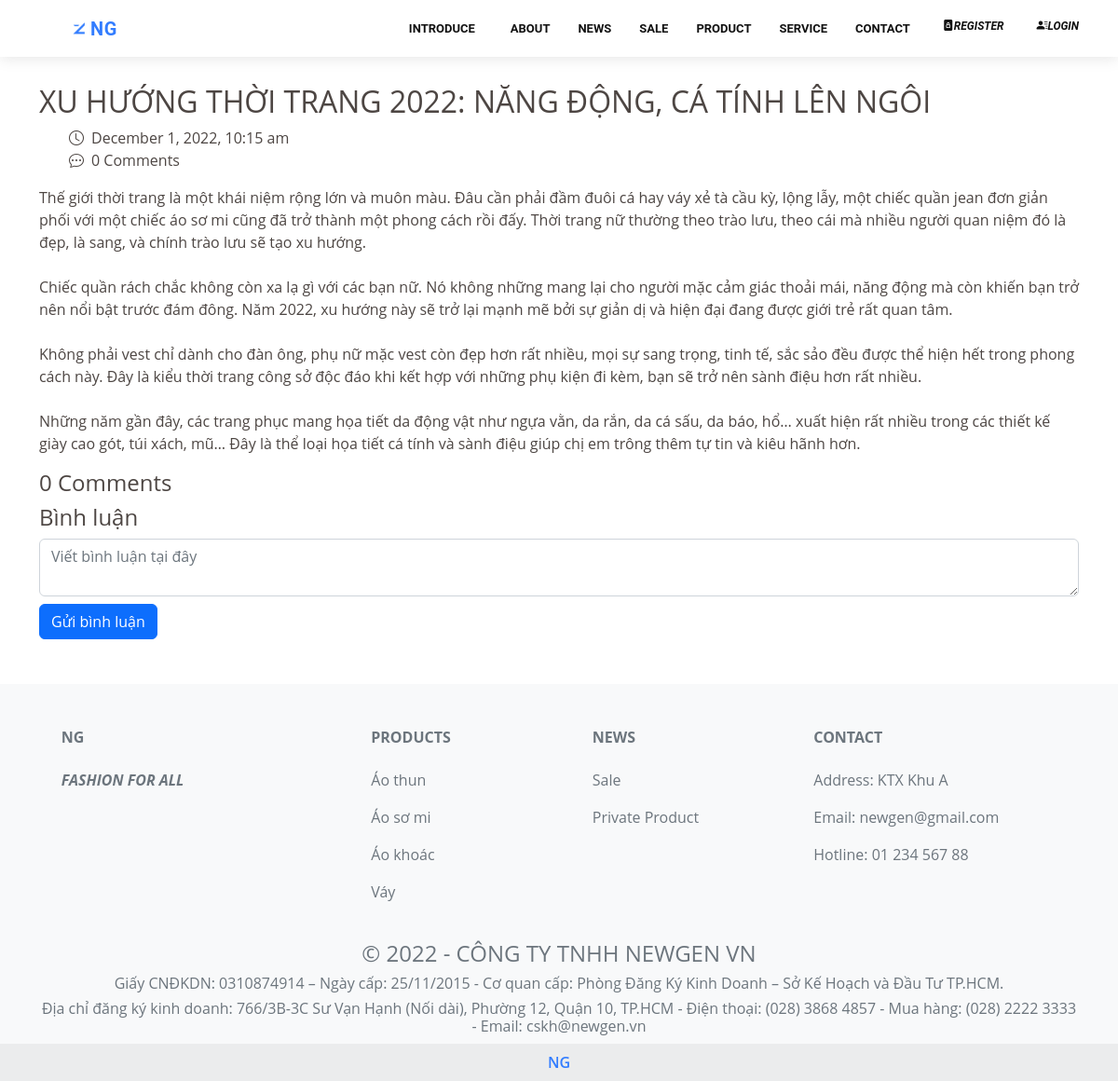
The app's page /index.php?page=main&controller=detail_blog&id=3&action=index with its own data.
### tables this page shows
CREATE TABLE `news` (
  `id` int(11) NOT NULL,
  `status` tinyint(1) DEFAULT NULL,
  `date` datetime DEFAULT NULL,
  `description` varchar(1000) DEFAULT NULL,
  `content` varchar(10000) DEFAULT NULL,
  `title` varchar(255) DEFAULT NULL
);

### controllers/main/detail_blog_controller.php (called while the page is built, shortened)
<?php
require_once('controllers/main/base_controller.php');
require_once('models/news.php');
require_once('models/comment.php');
class DetailBlogController extends BaseController
{
	public function index()
	{
		$newses = News::getAllShow();
		$recent = News::recentNews();
		foreach ($newses as $news)
		{
			$news->comments = Comment::getCommentByNews($news->id);
		}
		$count = intdiv(count($newses), 4) + 1;
		$data = array('newses' => $newses, 'recent' => $recent, 'count' => $count);
		$this->render('index', $data);
	}
}

### routes.php (called while the page is built, shortened)
<?php
$controller = new $klass;
$controller->$action();

### index.php (called while the page is built, shortened)
<?php
require_once('routes.php');

### models/news.php (called while the page is built, shortened)
<?php
class News
{
    public function __construct($id, $status, $date, $title, $description, $content)
    {
        $this->id = $id;
        $this->date = $date;
        $this->title = $title;
        $this->content = $content;
    }
    static function getAllShow()
    {
        $db = DB::getInstance();
        $req = $db->query("SELECT * FROM news WHERE status=1 ORDER BY date DESC");
        $lnews = [];
        foreach ($req->fetch_all(MYSQLI_ASSOC) as $news)
        {
            $lnews[] = new News(
                $news['id'],
                $news['status'],
                $news['date'],
                $news['title'],
                $news['description'],
                $news['content']
            );
        }
        return $lnews;
    }
}
?>

### models/comment.php (called while the page is built, shortened)
<?php
class Comment
{
    static function getCommentByNews($news_id)
    {
        $db = DB::getInstance();
        $req = $db->query("SELECT
        C.id AS id,
        C.date AS date,
        C.approved AS approved,
        C.content AS content,
        C.news_id AS news_id,
        C.user_id AS user_id,
        N.title AS title,
        U.fname AS fname,
        U.lname AS lname,
        C.parent AS parent
        FROM comment AS C, user AS U, news AS N WHERE C.news_id = N.id AND C.user_id = U.email AND C.news_id = $news_id AND C.approved = 1 AND C.parent IS NULL ORDER BY C.date DESC;");
        $comments = [];
        foreach ($req->fetch_all(MYSQLI_ASSOC) as $comment) {
            $comments[] = new Comment(
                $comment['id'],
                $comment['date'],
                $comment['approved'],
                $comment['content'],
                $comment['news_id'],
                $comment['user_id'],
                $comment['title'],
                $comment['fname'] . ' ' . $comment['lname'],
                $comment['parent']
            );
        }
        return $comments;
    }
}

### views/main/detail_blog/index.php (the view, shortened to what this page needs)
<?php
include_once('views/main/navbar.php');
$id = $_GET['id'];
?>
<body>
  <?php
  foreach ($newses as $news) {
    if ($id == $news->id) {
      echo '
  <section id="blog" class="blog" style="margin-top: 7.5%;">
    <div class="container" data-aos="fade-up">
      <div class="row">
        <div class="col-lg-12 entries">
          <article class="entry entry-single">
            <h2>
              ' . $news->title . '
            </h2>
            <div class="entry-meta">
              <ul>
                <li class="d-flex align-items-center"><i class="bi bi-clock me-2"></i><time>' . date("F j, Y, g:i a", strtotime($news->date)) . '</time></li>
                <li class="d-flex align-items-center"><i class="bi bi-chat-dots me-2"></i>' . count($news->comments) . ' Comments</li>
              </ul>
            </div>
            <div class="entry-content">
              <p>
                ' . $news->content . '
              </p>
            </div>
          </article>
          <div class="blog-comments">
            <h4 class="comments-count">' . count($news->comments) . ' Comments</h4>';
      echo '
                        <div class="reply-form">
                          <h4>Bình luận</h4>
                            <div class="row">
                              <div class="col form-group">
                                <textarea name="comment" class="form-control" placeholder="Viết bình luận tại đây"></textarea>
                              </div>
                            </div>
                            <button class="btn btn-primary btn-comment mt-2" data-news=' . $news->id . ' data-parent="" data-user="' . $_SESSION["guest"] . '">Gửi bình luận</button>
                </form>
              </div>
            </div>
          </div>
        </div>
      </div>
  </section>';
    }
  } ?>
</body>
<?php
include_once('views/main/footer.php');
?>

### assets/stylesheets/style.css (style rules this page uses)
body { font-family: "Open Sans", sans-serif; color: #4d4643; }

### assets/stylesheets/main/services.css (style rules this page uses)
li { list-style: none; }

### records on screen
news: title "XU HƯỚNG THỜI TRANG 2022: NĂNG ĐỘNG, CÁ TÍNH LÊN NGÔI", date "December 1, 2022, 10:15 am", count($news->comments) "0", content "Thế giới thời trang là một khái niệm rộng lớn và muôn màu. Đâu cần phải đầm đuôi cá hay váy xẻ tà cầu kỳ, lộng lẫy, một chiếc quần jean đơn giản phối với một chiếc áo sơ mi cũng đã trở thành một phong cách rồi đấy. Thời trang nữ thường theo trào lưu, theo cái mà nhiều người quan niệm đó là đẹp, là sang, và chính trào lưu sẽ tạo xu hướng. Chiếc quần rách chắc không còn xa lạ gì với các bạn nữ. Nó không những mang lại cho người mặc cảm giác thoải mái, năng động mà còn khiến bạn trở nên nổi bật trước đám đông. Năm 2022, xu hướng này sẽ trở lại mạnh mẽ bởi sự giản dị và hiện đại đang được giới trẻ rất quan tâm. Không phải vest chỉ dành cho đàn ông, phụ nữ mặc vest còn đẹp hơn rất nhiều, mọi sự…"
